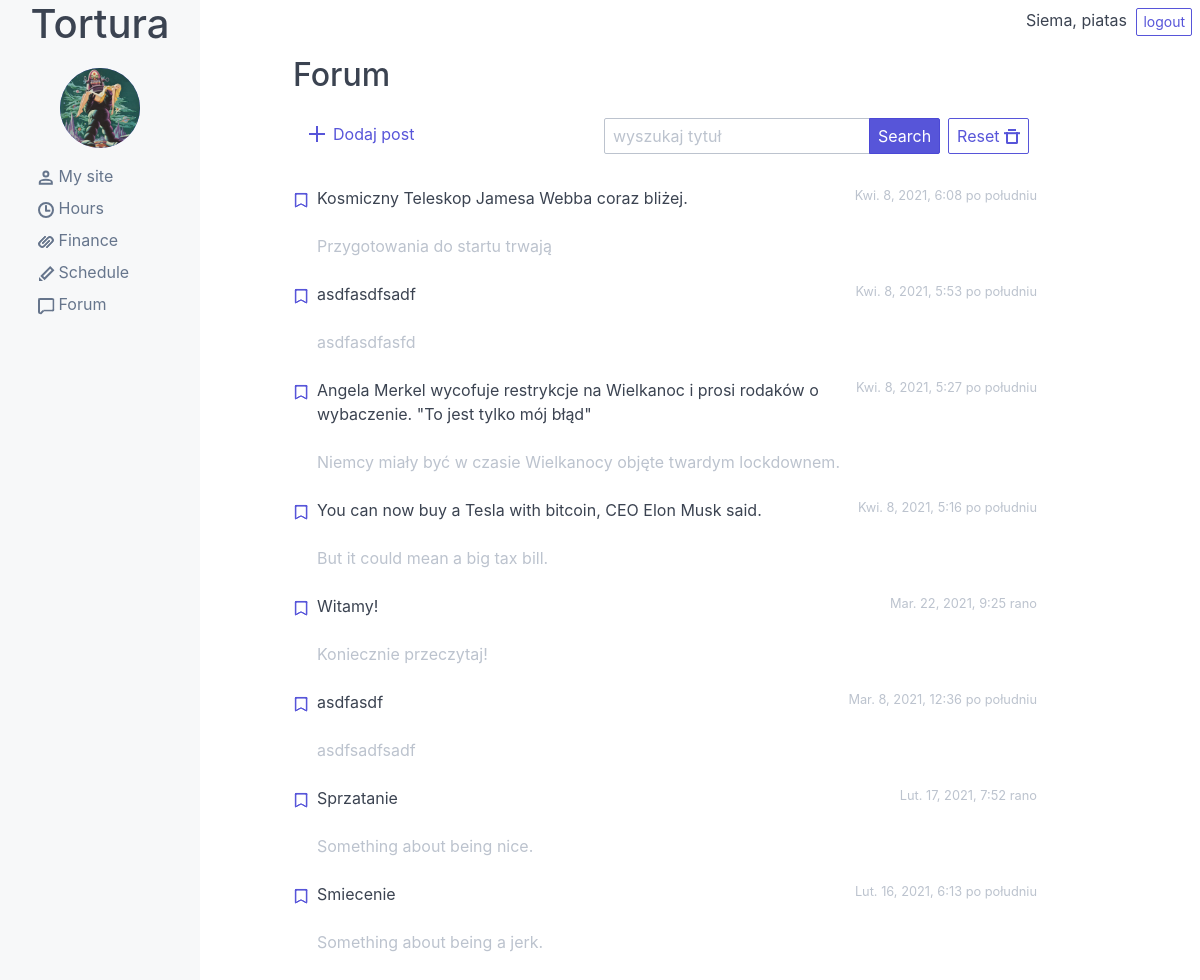
Page / (signed in) on the earlier database version.
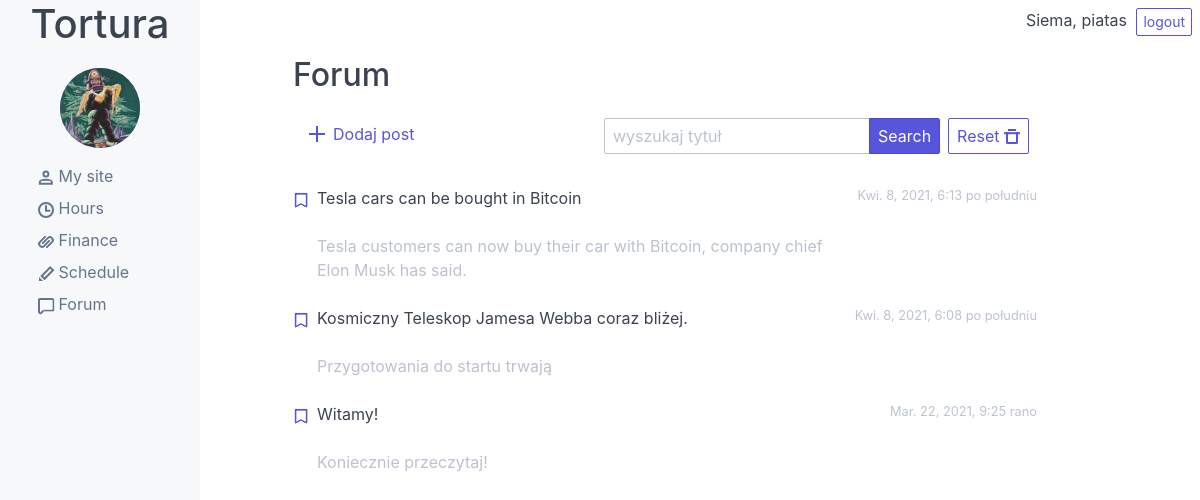
Same page on the later database version.
### articles/models.py (models this page shows, shortened)
class Profile(models.Model):
    user = models.OneToOneField(User, null=True, on_delete=models.CASCADE)
    image = models.ImageField(default='default.jpg', upload_to='profile_pics')
    rate = models.FloatField(null=True)
    logged = models.BooleanField(default=False)

class Article(models.Model):
    user = models.ForeignKey(User, on_delete=models.SET_NULL, null=True)
    title = models.CharField(max_length=256, verbose_name='Title')
    content = RichTextField(blank=True, null=True)
    snippet = models.CharField(max_length=120, verbose_name='Snippet')
    publication_datetime = models.DateTimeField(auto_now_add=True)
    class Meta:
        ordering = ['-publication_datetime']

### articles/views.py (the view)
# urls.py: path('', ArticleListView.as_view(), name='home'),
class ArticleListView(LoginRequiredMixin, ListView):
    def get_queryset(self):
        queryset = apps.get_model('articles.Article').objects.all()
        myFilter = ArticleFilter(self.request.GET, queryset=queryset)
        return myFilter.qs

### articles/templates/articles/article_list.html (shortened to what this page needs)
{% extends 'base.html' %}
{% block content %}
<h2>Forum</h2>
<header class="navbar" style="margin-bottom: 2em;">
  <div class="container">
    <div class="columns">
      <div class="column col-4 col-sm-12">
        <section class="navbar-section mt-2">
          <a href="{% url 'articles:article-create' %}" style="text-decoration: none;">
            <div class="tile tile-centered mx-2">
              <div class="tile-icon">
                <i class="icon icon-plus centered"></i>
              </div>
              <div class="tile-content">
                <div class="tile-title pt-1">Dodaj post</div>
              </div>
            </div>
          </a>
        </section>
      </div>
      <section class="navbar-section mt-2" style="margin-left: 10px;">
        <form class="input-group input-inline" method="GET">
          <input  class="form-input" type="text" name="title_search" id="id_title_search" placeholder="wyszukaj tytuł">
          <button class="btn btn-primary input-group-btn" type="submit">Search</button>
        </form>
        <form class="px-2" method="GET">
          <button class="btn" type="submit">Reset
            <i class="icon icon-delete"></i>
          </button>
      </form>
      </section>
    </div>
  </div>
</header>
{% for article in object_list %}
<a href="{% url 'articles:article-detail' article.id %}" style="text-decoration: none;">
<div class="tile forum-tile" id="tile_">
  <div class="tile-icon">
    <div class="example-tile-icon">
      <i class="icon icon-bookmark centered"></i>
    </div>
  </div>
  <div class="tile-content">
    <p class="tile-title text-dark">{{ article.title }}</p>
    <p class="tile-subtitle text-gray">{{ article.snippet }}</p>
  </div>
  <div class="tile-action text-tiny text-gray">
    {{ article.publication_datetime }}
  </div>
</div>
</a>
{% endfor %}
{% endblock %}

### templates/base.html (shortened to what this page needs)
{% load static %}
<!DOCTYPE html>
<html>
    <head>
        <link rel="stylesheet" href="{% static 'articles/css/spectre.css' %}">
        <link rel="stylesheet" href="{% static 'articles/css/spectre-exp.css' %}">
        <link rel="stylesheet" href="{% static 'articles/css/spectre-icons.css' %}">
        <link rel="stylesheet" href="{% static 'articles/css/style.css' %}">
    </head>
    <body>
        <div class="off-canvas off-canvas-sidebar-show body">
            <div id="sidebar-id" class="off-canvas-sidebar navbar-body">
                <div class="navbar-header">
                    <h1>Tortura</h1>
                    <figure class="avatar avatar-size">
                        <img class="icon icon-file" src="{{ user.profile.image.url }}" />
                    </figure>
                </div>
                <div class="navbar-menu mt-2">
                    <ul class="nav">
                        <li class="nav-item">
                            <a href="{% url 'articles:my-site' %}">
                                <i class="icon icon-people"></i>
                                My site
                            </a>
                        </li>
                        <li class="nav-item">
                            <a href="{% url 'articles:hours' %}">
                                <i class="icon icon-time"></i>
                                Hours
                            </a>
                        </li>
                        <li class="nav-item">
                            <a href="{% url 'articles:finance' %}">
                                <i class="icon icon-link"></i>
                                Finance
                            </a>
                        </li>
                        <li class="nav-item">
                            <a href="{% url 'articles:schedule' %}">
                                <i class="icon icon-edit"></i>
                                Schedule
                            </a>
                        </li>
                        <li class="nav-item">
                            <a href="{% url 'articles:home' %}">
                                <i class="icon icon-message"></i>
                                Forum
                            </a>
                        </li>
                    </ul>
                </div>
            </div>
            <div class="off-canvas-content">
                <header>
                    <div class="top">
                        <span>Siema, {{ request.user }}</span>
                        <span style="margin-left: 5px">
                            <a class="btn btn-sm" href="{% url 'logout' %}"> logout </a>
                        </span>
                    </div>
                </header>
                <div class="off-canvas content-overflow" style="margin-top: 20px;">
                    <div class="container col-10 col-md-11" style="margin-left: 5px;">
                        {% block content %}
                        {% endblock %}
                    </div>
                </div>
            </div>
        </div>
    </body>
</html>

### articles/static/articles/css/spectre-exp.css (style rules this page uses)
.off-canvas { display: -ms-flexbox; display: flex; -ms-flex-flow: nowrap; flex-flow: nowrap; height: 100%; position: relative; width: 100%; }
.off-canvas .off-canvas-sidebar { background: #f7f8f9; bottom: 0; left: 0; min-width: 10rem; overflow-y: auto; position: fixed; top: 0; transform: translateX(-100%); transition: transform .25s; z-index: 200; }
.off-canvas .off-canvas-content { -ms-flex: 1 1 auto; flex: 1 1 auto; height: 100%; padding: .4rem .4rem .4rem 4rem; }
@media (min-width: 960px) { .off-canvas.off-canvas-sidebar-show .off-canvas-sidebar { -ms-flex: 0 0 auto; flex: 0 0 auto; position: relative; transform: none; } }

### articles/static/articles/css/style.css (style rules this page uses)
.navbar-menu { margin-left: 30px; }
.navbar-header { text-align: center; }
.navbar-body { min-height: 100vh; }
.content-overflow { overflow: auto; height: 90vh; }
.body { overflow: hidden; height: 100vh; }
.top { text-align: right; }
.forum-tile { transition: background-color 0.5s; }
.avatar-size { height: 4rem; width: 4rem; }
@media (min-width: 760px) { .off-canvas.off-canvas-sidebar-show .off-canvas-sidebar { -ms-flex: 0 0 auto; flex: 0 0 auto; position: relative; transform: none; } }

Differences in the rows shown:
removed Article: title "asdfasdfsadf", snippet "asdfasdfasfd", publication_datetime "Kwi. 8, 2021, 5:53 po południu"
removed Article: title "Angela Merkel wycofuje restrykcje na Wielkanoc i prosi rodaków o wybaczenie. \"To jest tylko mój błąd\"", snippet "Niemcy miały być w czasie Wielkanocy objęte twardym lockdownem.", publication_datetime "Kwi. 8, 2021, 5:27 po południu"
removed Article: title "You can now buy a Tesla with bitcoin, CEO Elon Musk said.", snippet "But it could mean a big tax bill.", publication_datetime "Kwi. 8, 2021, 5:16 po południu"
removed Article: title "asdfasdf", snippet "asdfsadfsadf", publication_datetime "Mar. 8, 2021, 12:36 po południu"
removed Article: title "Sprzatanie", snippet "Something about being nice.", publication_datetime "Lut. 17, 2021, 7:52 rano"
removed Article: title "Smiecenie", snippet "Something about being a jerk.", publication_datetime "Lut. 16, 2021, 6:13 po południu"
added Article: title "Tesla cars can be bought in Bitcoin", snippet "Tesla customers can now buy their car with Bitcoin, company chief Elon Musk has said.", publication_datetime "Kwi. 8, 2021, 6:13 po południu"
